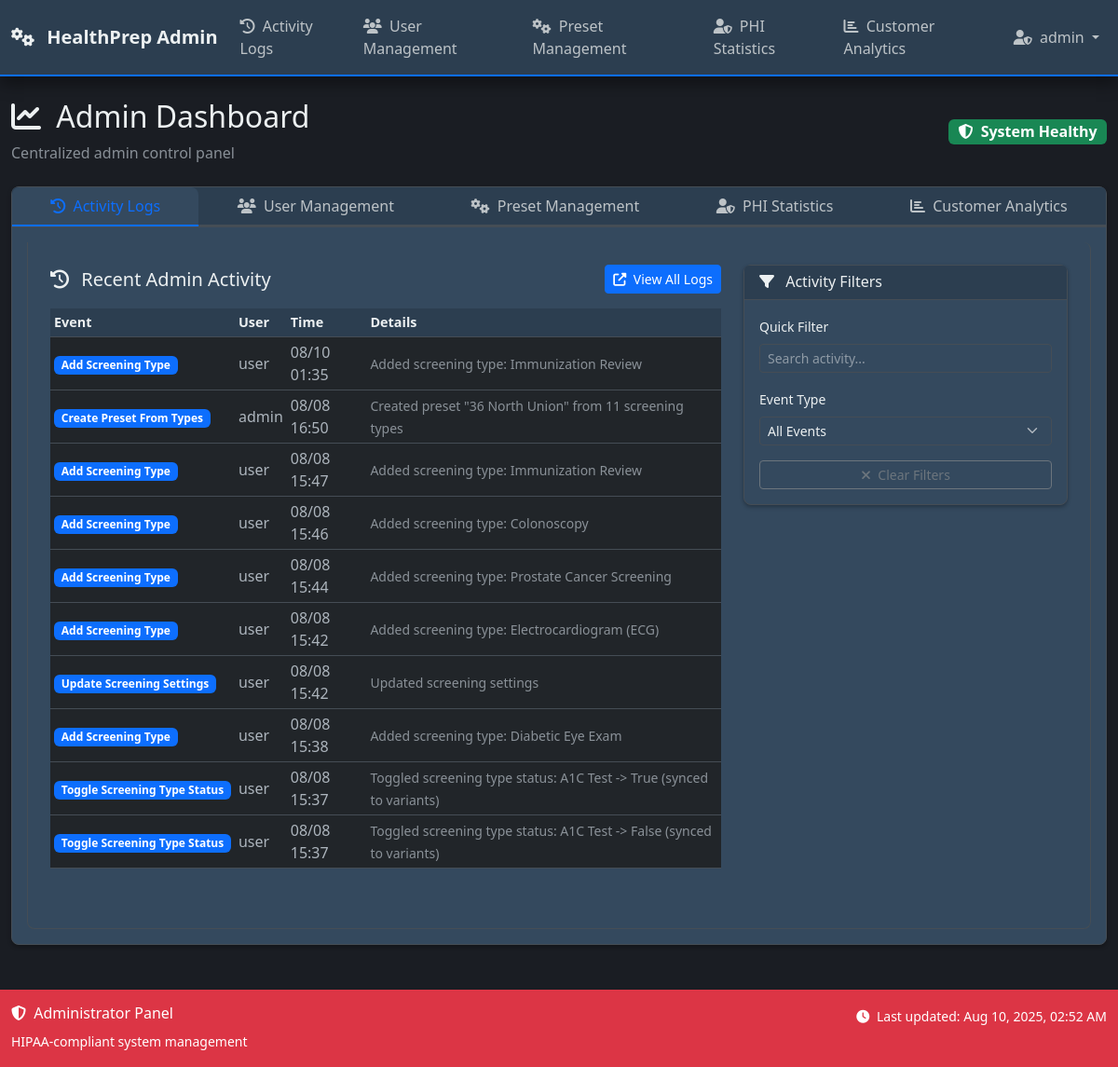
The page /admin/dashboard/logs (signed in) on the database its author committed.
### models.py (models this page shows, shortened)
class User(UserMixin, db.Model):
    __tablename__ = 'users'
    id = db.Column(db.Integer, primary_key=True)
    username = db.Column(db.String(80), nullable=False)  # Unique within organization
    email = db.Column(db.String(120), nullable=False)  # Unique within organization
    password_hash = db.Column(db.String(255), nullable=False)
    role = db.Column(db.String(20), default='nurse', nullable=False)  # 'root_admin', 'admin', 'MA', 'nurse'
    is_admin = db.Column(db.Boolean, default=False, nullable=False)  # Kept for backward compatibility
    is_active_user = db.Column(db.Boolean, default=True, nullable=False)
    is_root_admin = db.Column(db.Boolean, default=False, nullable=False)  # Super admin for managing all organizations
    org_id = db.Column(db.Integer, db.ForeignKey('organizations.id'), nullable=True)  # Nullable for root admins
    epic_user_id = db.Column(db.String(100))  # Epic user ID for mapping
    two_factor_enabled = db.Column(db.Boolean, default=False)
    session_timeout_minutes = db.Column(db.Integer, default=30)
    last_activity = db.Column(db.DateTime, default=datetime.utcnow)
    failed_login_attempts = db.Column(db.Integer, default=0)
    locked_until = db.Column(db.DateTime)
    created_at = db.Column(db.DateTime, default=datetime.utcnow)
    last_login = db.Column(db.DateTime, default=datetime.utcnow)
    created_by = db.Column(db.Integer, db.ForeignKey('users.id'))
    updated_at = db.Column(db.DateTime, default=datetime.utcnow, onupdate=datetime.utcnow)
    __table_args__ = (
        db.UniqueConstraint('username', 'org_id', name='unique_username_per_org'),
        db.UniqueConstraint('email', 'org_id', name='unique_email_per_org'),
    )
    def is_admin_user(self):
        return self.role == 'admin' or self.is_admin or self.is_root_admin
    def update_activity(self):
        self.last_activity = datetime.utcnow()
    @property
    def is_active(self):
        return self.is_active_user
    @property
    def role_display(self):
        role_names = {
            'root_admin': 'Root Administrator',
            'admin': 'Administrator',
            'MA': 'Medical Assistant',
            'nurse': 'Nurse'
        }
        return role_names.get(self.role, self.role.title())

class AdminLog(db.Model):
    __tablename__ = 'admin_logs'
    id = db.Column(db.Integer, primary_key=True)
    timestamp = db.Column(db.DateTime, default=datetime.utcnow)
    event_type = db.Column(db.String(50))
    user_id = db.Column(db.Integer, db.ForeignKey('users.id'))
    org_id = db.Column(db.Integer, db.ForeignKey('organizations.id'), nullable=False)  # Organization scope
    ip_address = db.Column(db.String(45))
    patient_id = db.Column(db.Integer, db.ForeignKey('patient.id'))  # Patient accessed (if applicable)
    resource_type = db.Column(db.String(50))  # Type of resource accessed (patient, document, screening)
    resource_id = db.Column(db.Integer)  # ID of specific resource
    action_details = db.Column(db.Text)  # Human-readable action description
    data = db.Column(db.JSON)  # Additional structured data
    session_id = db.Column(db.String(100))  # Session identifier
    user_agent = db.Column(db.Text)  # Browser/client information
    user = db.relationship('User', backref=db.backref('admin_logs', lazy=True))
    organization = db.relationship('Organization', backref=db.backref('admin_logs', lazy=True))
    patient = db.relationship('Patient', backref=db.backref('access_logs', lazy=True))

### routes/admin_routes.py (the view)
@admin_bp.route('/dashboard/logs')
@login_required
@admin_required
def dashboard_logs():
    try:
        data = get_dashboard_data()
        data['active_tab'] = 'activity'
        return render_template('admin/dashboard.html', **data)
    except Exception as e:
        logger.error(f"Error in dashboard logs: {str(e)}")
        flash('Error loading dashboard', 'error')
        return render_template('error/500.html'), 500

### templates/admin/dashboard.html (shortened to what this page needs)
{% extends 'base_admin.html' %}
{% block extra_css %}
<link rel="stylesheet" href="https://cdn.datatables.net/1.13.4/css/dataTables.bootstrap5.min.css">
{% endblock %}
{% block content %}
<div class="d-flex justify-content-between align-items-center mb-4">
    <div>
        <h2>
            <i class="fas fa-chart-line me-2"></i>
            Admin Dashboard
        </h2>
        <p class="text-muted mb-0">Centralized admin control panel</p>
    </div>
    <div>
        <span class="badge bg-success fs-6">
            <i class="fas fa-shield-alt me-1"></i>
            System Healthy
        </span>
    </div>
</div>
<div class="card">
    <div class="card-header p-0">
        <nav>
            <div class="nav nav-tabs d-flex" id="nav-tab" role="tablist" style="white-space: nowrap;">
                <a class="nav-link flex-fill text-center small {{ 'active' if active_tab == 'activity' else '' }}" href="{{ url_for('admin.dashboard_logs') }}" style="min-width: 0; padding: 0.5rem 0.25rem;">
                    <i class="fas fa-history me-1"></i>
                    <span class="d-none d-md-inline">Activity Logs</span>
                </a>
                <a class="nav-link flex-fill text-center small {{ 'active' if active_tab == 'users' else '' }}" href="{{ url_for('admin.dashboard_users') }}" style="min-width: 0; padding: 0.5rem 0.25rem;">
                    <i class="fas fa-users me-1"></i>
                    <span class="d-none d-md-inline">User Management</span>
                </a>
                <a class="nav-link flex-fill text-center small {{ 'active' if active_tab == 'presets' else '' }}" href="{{ url_for('admin.dashboard_presets') }}" style="min-width: 0; padding: 0.5rem 0.25rem;">
                    <i class="fas fa-cogs me-1"></i>
                    <span class="d-none d-md-inline">Preset Management</span>
                </a>
                <a class="nav-link flex-fill text-center small {{ 'active' if active_tab == 'phi' else '' }}" href="{{ url_for('admin.dashboard_phi') }}" style="min-width: 0; padding: 0.5rem 0.25rem;">
                    <i class="fas fa-user-shield me-1"></i>
                    <span class="d-none d-md-inline">PHI Statistics</span>
                </a>
                <a class="nav-link flex-fill text-center small {{ 'active' if active_tab == 'analytics' else '' }}" href="{{ url_for('admin.dashboard_analytics') }}" style="min-width: 0; padding: 0.5rem 0.25rem;">
                    <i class="fas fa-chart-bar me-1"></i>
                    <span class="d-none d-md-inline">Customer Analytics</span>
                </a>
            </div>
        </nav>
    </div>
    <div class="card-body">
        <div class="tab-content" id="nav-tabContent">
            <div class="tab-pane fade {{ 'show active' if active_tab == 'activity' else '' }}" id="nav-activity" role="tabpanel" aria-labelledby="nav-activity-tab">
                <div class="row">
                    <div class="col-lg-8 mb-4">
                        <div class="d-flex justify-content-between align-items-center mb-3">
                            <h5 class="mb-0">
                                <i class="fas fa-history me-2"></i>
                                Recent Admin Activity
                            </h5>
                            <a href="{{ url_for('admin.logs') }}" class="btn btn-sm btn-primary">
                                <i class="fas fa-external-link-alt me-1"></i>
                                View All Logs
                            </a>
                        </div>
                        {% if recent_logs %}
                        <div class="table-responsive">
                            <table id="activityTable" class="table table-hover table-sm">
                                <thead>
                                    <tr>
                                        <th>Event</th>
                                        <th>User</th>
                                        <th>Time</th>
                                        <th>Details</th>
                                    </tr>
                                </thead>
                                <tbody>
                                    {% for log in recent_logs %}
                                    <tr>
                                        <td>
                                            <span class="badge bg-primary">{{ log.event_type.replace('_', ' ').title() if log.event_type else 'Unknown' }}</span>
                                        </td>
                                        <td>{{ log.user.username if log.user else 'System' }}</td>
                                        <td>{{ log.timestamp.strftime('%m/%d %H:%M') }}</td>
                                        <td>
                                            <small class="text-muted">{{ log.data.get('description', '') if log.data else '' }}</small>
                                        </td>
                                    </tr>
                                    {% endfor %}
                                </tbody>
                            </table>
                        </div>
                        {% else %}
                        <div class="text-center py-5">
                            <i class="fas fa-clipboard-list fa-3x text-muted mb-3"></i>
                            <h5 class="text-muted">No Recent Activity</h5>
                            <p class="text-muted">Admin actions will appear here</p>
                        </div>
                        {% endif %}
                    </div>
                    <div class="col-lg-4">
                        <div class="card">
                            <div class="card-header">
                                <h6 class="mb-0">
                                    <i class="fas fa-filter me-2"></i>
                                    Activity Filters
                                </h6>
                            </div>
                            <div class="card-body">
                                <div class="mb-3">
                                    <label class="form-label small">Quick Filter</label>
                                    <input type="text" id="activitySearch" class="form-control form-control-sm" placeholder="Search activity...">
                                </div>
                                <div class="mb-3">
                                    <label class="form-label small">Event Type</label>
                                    <select id="eventTypeFilter" class="form-select form-select-sm">
                                        <option value="">All Events</option>
                                    </select>
                                </div>
                                <div class="d-grid gap-2">
                                    <button id="clearFilters" class="btn btn-sm btn-outline-secondary">
                                        <i class="fas fa-times me-1"></i>
                                        Clear Filters
                                    </button>
                                </div>
                            </div>
                        </div>
                    </div>
                </div>
            </div>
        </div>
    </div>
</div>
{% endblock %}

### templates/base_admin.html (shortened to what this page needs)
<!DOCTYPE html>
<html lang="en" data-bs-theme="dark">
<head>
    <link href="https://cdn.jsdelivr.net/npm/bootstrap@5.3.0/dist/css/bootstrap.min.css" rel="stylesheet">
    <link href="https://cdnjs.cloudflare.com/ajax/libs/font-awesome/6.4.0/css/all.min.css" rel="stylesheet">
    <link href="{{ url_for('static', filename='css/custom.css') }}" rel="stylesheet">
    <link href="{{ url_for('static', filename='css/loading-states.css') }}" rel="stylesheet">
    {% block extra_css %}{% endblock %}
</head>
<body>
    <nav class="navbar navbar-expand-lg navbar-dark bg-danger">
        <div class="container">
            <a class="navbar-brand" href="{{ url_for('admin.dashboard') }}">
                <i class="fas fa-cogs me-2"></i>
                HealthPrep Admin
            </a>
            <div class="collapse navbar-collapse" id="adminNavbar">
                <ul class="navbar-nav me-auto">
                    <li class="nav-item">
                        <a class="nav-link" href="{{ url_for('admin.dashboard_logs') }}">
                            <i class="fas fa-history me-1"></i> Activity Logs
                        </a>
                    </li>
                    <li class="nav-item">
                        <a class="nav-link" href="{{ url_for('admin.users_list') }}">
                            <i class="fas fa-users me-1"></i> User Management
                        </a>
                    </li>
                    <li class="nav-item">
                        <a class="nav-link" href="{{ url_for('admin.dashboard_presets') }}">
                            <i class="fas fa-cogs me-1"></i> Preset Management
                        </a>
                    </li>
                    <li class="nav-item">
                        <a class="nav-link" href="{{ url_for('admin.dashboard_phi') }}">
                            <i class="fas fa-user-shield me-1"></i> PHI Statistics
                        </a>
                    </li>
                    <li class="nav-item">
                        <a class="nav-link" href="{{ url_for('admin.dashboard_analytics') }}">
                            <i class="fas fa-chart-bar me-1"></i> Customer Analytics
                        </a>
                    </li>
                </ul>
                <ul class="navbar-nav">
                    <li class="nav-item dropdown">
                        <a class="nav-link dropdown-toggle" href="#" id="adminUserDropdown" role="button" data-bs-toggle="dropdown">
                            <i class="fas fa-user-shield me-1"></i> {{ current_user.username }}
                        </a>
                    </li>
                </ul>
            </div>
        </div>
    </nav>
    <main class="container-fluid my-4">
        {% block content %}{% endblock %}
    </main>
    <footer class="bg-danger text-white py-3 mt-5">
        <div class="container">
            <div class="row">
                <div class="col-md-6">
                    <h6><i class="fas fa-shield-alt me-1"></i> Administrator Panel</h6>
                    <small>HIPAA-compliant system management</small>
                </div>
                <div class="col-md-6 text-end">
                    <small>
                        <i class="fas fa-clock me-1"></i>
                        Last updated: <span id="lastUpdated"></span>
                    </small>
                </div>
            </div>
        </div>
    </footer>
</body>
</html>

### rows shown on the page
User: username "admin"
AdminLog: event_type.replace "Add Screening Type", user "user", timestamp "08/10 01:35", data "Added screening type: Immunization Review"
AdminLog: event_type.replace "Create Preset From Types", user "admin", timestamp "08/08 16:50", data "Created preset \"36 North Union\" from 11 screening types"
AdminLog: event_type.replace "Add Screening Type", user "user", timestamp "08/08 15:47", data "Added screening type: Immunization Review"
AdminLog: event_type.replace "Add Screening Type", user "user", timestamp "08/08 15:46", data "Added screening type: Colonoscopy"
AdminLog: event_type.replace "Add Screening Type", user "user", timestamp "08/08 15:44", data "Added screening type: Prostate Cancer Screening"
AdminLog: event_type.replace "Add Screening Type", user "user", timestamp "08/08 15:42", data "Added screening type: Electrocardiogram (ECG)"
AdminLog: event_type.replace "Update Screening Settings", user "user", timestamp "08/08 15:42", data "Updated screening settings"
AdminLog: event_type.replace "Add Screening Type", user "user", timestamp "08/08 15:38", data "Added screening type: Diabetic Eye Exam"
AdminLog: event_type.replace "Toggle Screening Type Status", user "user", timestamp "08/08 15:37", data "Toggled screening type status: A1C Test -> True (synced to variants)"
AdminLog: event_type.replace "Toggle Screening Type Status", user "user", timestamp "08/08 15:37", data "Toggled screening type status: A1C Test -> False (synced to variants)"
